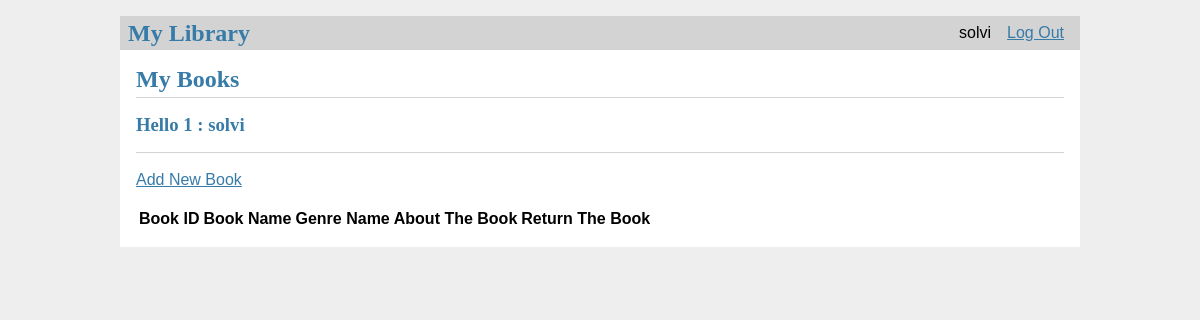
Screenshot of / (signed in) with the database file from the repository.
### tables this page shows
CREATE TABLE user (
  id INTEGER PRIMARY KEY AUTOINCREMENT,
  username TEXT UNIQUE NOT NULL,
  password TEXT NOT NULL
, role text not null default "user");

### flasklibrary/library.py (the view, shortened to what this page needs)
@bp.route('/',methods=('GET', 'POST'))
def index():
    posts = None
    if g.user is not None:
        print(g.user[3])
        user_role = g.user[3]
        db = get_db()
        if user_role == 'user':
            posts = db.execute(
                'SELECT id, username'
                ' FROM user WHERE id = ?', (g.user[0],)
            ).fetchall()
            library = db.execute(
                'SELECT user_id, book_id FROM library WHERE user_id = ?', (g.user[0],)
            ).fetchall()
            books = db.execute(
                'SELECT Book.book_id, book_name, genre_name '
                'FROM Book '
                'JOIN Book_Genre on Book.book_genre_id = Book_Genre.book_genre_id '
                'JOIN library on Book.book_id = library.book_id '
                'WHERE library.user_id = ?',(g.user[0],)
            ).fetchall()
            return render_template('library/index.html', posts=posts, books=books)
    return render_template('library/index.html')

### flasklibrary/auth.py (called while the page is built)
@bp.before_app_request
def load_logged_in_user():
    user_id = session.get('user_id')
    if user_id is None:
        g.user = None
    else:
        g.user = get_db().execute(
            'SELECT * FROM user WHERE id = ?', (user_id,)
        ).fetchone()

### flasklibrary/db.py (called while the page is built)
def get_db():
    if 'db' not in g:
        g.db = sqlite3.connect(
            current_app.config['DATABASE'],
            detect_types=sqlite3.PARSE_DECLTYPES
        )
        g.db.row_factory = sqlite3.Row
    return g.db

### flasklibrary/templates/library/index.html (shortened to what this page needs)
{% extends 'base.html' %}
{% block header %}
    {% if g.user.role=='user' %}
      <h1>{% block title %}My Books{% endblock %}</h1>
    {% endif %}
{% endblock %}
{% block content %}
  {% for post in posts %}
    <article class="User">
      <header>
        <div>
          <h1>Hello  {{ post['id'] }} : {{ post['username'] }}</h1>
        </div>
      </header>
    </article>
  {% endfor %}
  {% if posts %}
  <header></header>
  <br><a href="{{ url_for('library.listBooks') }}">Add New Book</a><br><br>
    <table>
      <tr>
          <th>Book ID</th>
          <th>Book Name</th>
          <th>Genre Name</th>
          <th>About The Book</th>
          <th>Return The Book</th>
      </tr>
  </table>
{% endif %}
{% endblock %}

### flasklibrary/templates/base.html (shortened to what this page needs)
<!doctype html>
<link rel="stylesheet" href="{{ url_for('static', filename='style.css') }}">
<nav>
  <h1>My Library</h1>
  <ul>
    {% if g.user %}
      <li><span>{{ g.user['username'] }}</span>
      <li><a href="{{ url_for('auth.logout') }}">Log Out</a>
    {% else %}
      <li><a href="{{ url_for('auth.register') }}">Register</a>
      <li><a href="{{ url_for('auth.login') }}">Log In</a>
    {% endif %}
  </ul>
</nav>
<section class="content">
  <header>
    {% block header %}{% endblock %}
  </header>
  {% block content %}{% endblock %}
</section>

### flasklibrary/static/style.css (style rules this page uses)
h1, h2, h3, h4, h5, h6 { font-family: serif; color: #377ba8; margin: 1rem 0; }
a { color: #377ba8; }
nav { background: lightgray; display: flex; align-items: center; padding: 0 0.5rem; }
nav h1 { flex: auto; margin: 0; }
nav ul { display: flex; list-style: none; margin: 0; padding: 0; }
nav ul li a, nav ul li span, header .action { display: block; padding: 0.5rem; }
.content { padding: 0 1rem 1rem; }
.content > header { border-bottom: 1px solid lightgray; display: flex; align-items: flex-end; }
.content > header h1 { flex: auto; margin: 1rem 0 0.25rem 0; }
.content:last-child { margin-bottom: 0; }
td,tr,th { text-align: center; }

### rows the page displays
user: user.username "solvi", id "1", username "solvi"
